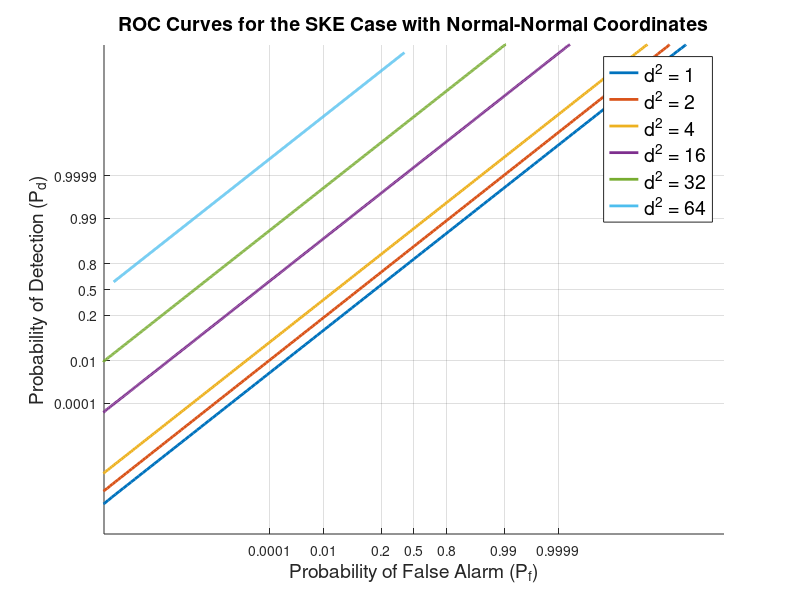
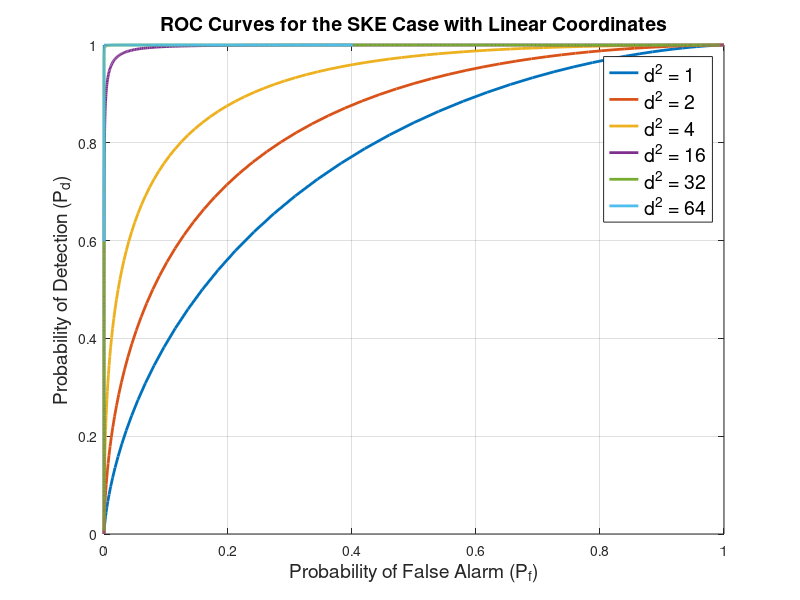
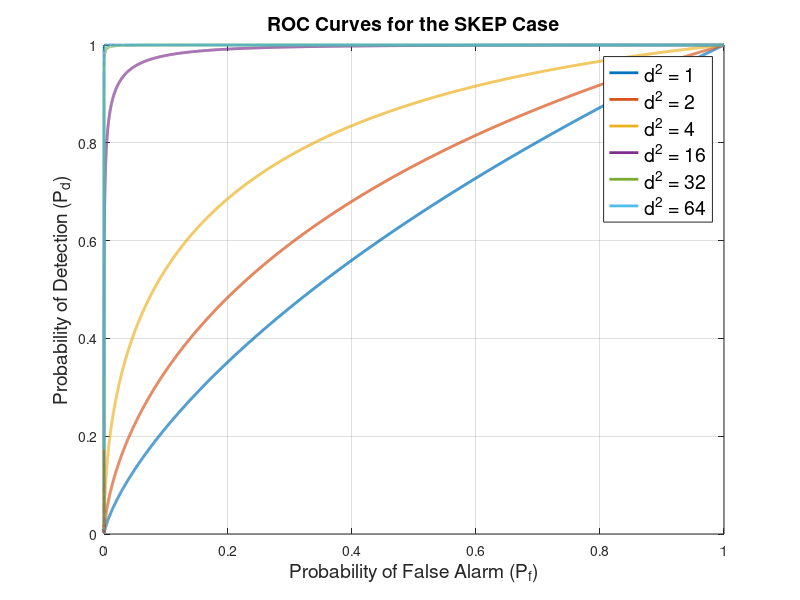
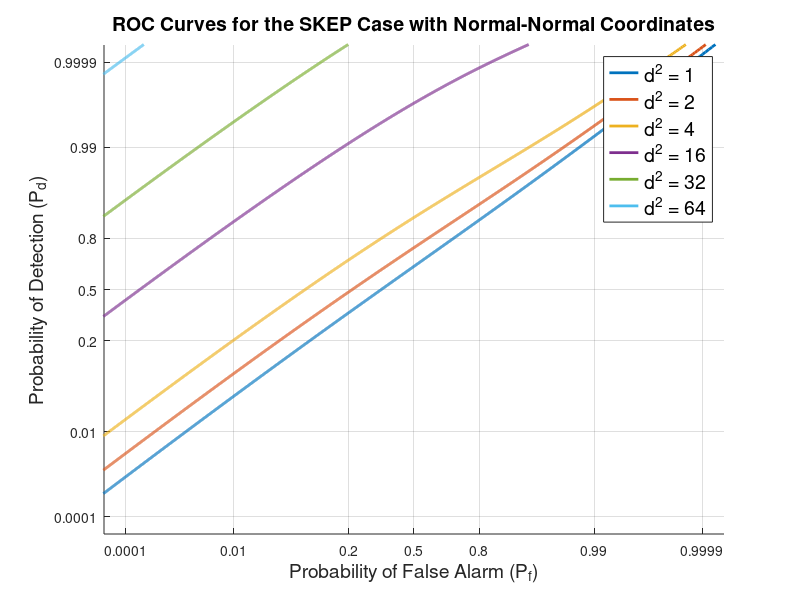

Write MATLAB code to recreate these figures, in order.
% (1b)
% close all
clc, clear

figure()
grid on, hold on

D = [1 2 4 16 32 64];                             % list of parameters 
W = [-30:0.1:30];
P_d_SKE = zeros(length(W),length(D));       % prob of detection
P_f_SKE = zeros(length(W),length(D));       % prob of false alarm
x_SKE = zeros(length(W),length(D));
y_SKE = zeros(length(W),length(D));
for index = 1:length(D)
    d = D(index);                           % d = E_s/var(n)^2    
    % Calculuate P_d and P_f
    for i = 1:1:length(W)
        P_f_SKE(i,index) = 1-normcdf(W(i),-d/2,sqrt(d));
        P_d_SKE(i,index) = 1-normcdf(W(i),d/2,sqrt(d));
    end
    
    x_SKE(:,index) = norminv(P_f_SKE(:,index),0,1);
    y_SKE(:,index) = norminv(P_d_SKE(:,index),0,1);
    
    plot(x_SKE(:,index),y_SKE(:,index),'LineWidth',2)
    hold on
end

Pd = [0.0001 0.01 0.2 0.5 0.8 0.99 0.9999];
Pf = [0.0001 0.01 0.2 0.5 0.8 0.99 0.9999];
x = norminv(Pf,0,1);
y = norminv(Pd,0,1);
set(gca,'XTick',x)
set(gca,'XTickLabel',Pf)
set(gca,'YTick',y)
set(gca,'YTickLabel',Pd)
axis([-8 8 -8 8])
title('ROC Curves for the SKE Case with Normal-Normal Coordinates','FontSize',14)
xlabel('Probability of False Alarm (P_f)','FontSize',14)
ylabel('Probability of Detection (P_d)','FontSize',14)
legend({"d^2 = 1","d^2 = 2","d^2 = 4","d^2 = 16","d^2 = 32","d^2 = 64"},'FontSize',14)

% linear coordinate of SKE
figure()
for index = 1:length(D)
    plot(P_f_SKE(:,index),P_d_SKE(:,index),'LineWidth',2)
    hold on
end
grid on
title('ROC Curves for the SKE Case with Linear Coordinates','FontSize',14)
xlabel('Probability of False Alarm (P_f)','FontSize',14)
ylabel('Probability of Detection (P_d)','FontSize',14)
legend({"d^2 = 1","d^2 = 2","d^2 = 4","d^2 = 16","d^2 = 32","d^2 = 64"},'FontSize',14)

% (2a)
% linear coordinates for SKEP
figure()
W = [0:0.001:9];
P_d_SKEP = zeros(length(W),length(D));      % prob of detection
P_f_SKEP = zeros(length(W),length(D));      % prob of false alarm
x_SKEP = zeros(length(W),length(D));
y_SKEP = zeros(length(W),length(D));
for index = 1:length(D)
    d2 = D(index);                          % d2 = E_s/var(n)^2
    % Calculuate P_d and P_f
    for i = 1:1:length(W)
        P_f_SKEP(i,index) = exp(-W(i).^2./2);
        P_d_SKEP(i,index) = marcumq(sqrt(d2),sqrt(-2*log(P_f_SKEP(i,index))));
    end
    
    plot(P_f_SKEP(:,index), P_d_SKEP(:,index),'LineWidth',2)
    hold on
end
grid on
title('ROC Curves for the SKEP Case','FontSize',14)
legend({"d^2 = 1","d^2 = 2","d^2 = 4","d^2 = 16","d^2 = 32","d^2 = 64"},'FontSize',14)
xlabel('Probability of False Alarm (P_f)','FontSize',14)
ylabel('Probability of Detection (P_d)','FontSize',14)

% normal-normal coordinates for SKEP
figure()
grid on, hold on
for index = 1:length(D)
    x_SKEP(:,index) = norminv(P_f_SKEP(:,index),0,1);
    y_SKEP(:,index) = norminv(P_d_SKEP(:,index),0,1);
    plot(x_SKEP(:,index),y_SKEP(:,index),'LineWidth',2)
    hold on
end
Pd = [0.0001 0.01 0.2 0.5 0.8 0.99 0.9999];
Pf = [0.0001 0.01 0.2 0.5 0.8 0.99 0.9999];
x = norminv(Pf,0,1);
y = norminv(Pd,0,1);
set(gca,'XTick',x)
set(gca,'XTickLabel',Pf)
set(gca,'YTick',y)
set(gca,'YTickLabel',Pd)
axis([-4 4 -4 4])
title('ROC Curves for the SKEP Case with Normal-Normal Coordinates','FontSize',14)
xlabel('Probability of False Alarm (P_f)','FontSize',14)
ylabel('Probability of Detection (P_d)','FontSize',14)
legend({"d^2 = 1","d^2 = 2","d^2 = 4","d^2 = 16","d^2 = 32","d^2 = 64"},'FontSize',14)
%%
% Compare
for index = 1:length(D)
    figure()
    subplot(1,2,1); 
    plot(P_f_SKE(:,index),P_d_SKE(:,index),'b',P_f_SKEP(:,index),P_d_SKEP(:,index),'r','LineWidth',2)
    grid on
    title(['Linear with d^2 = ',num2str(D(index))],'FontSize',14)
    xlabel('P_F','FontSize',14)
    ylabel('P_D','FontSize',14)
    legend({'SKE','SKEP'},'FontSize',14)
    
    subplot(1,2,2);
    plot(x_SKE(:,index),y_SKE(:,index),'b',x_SKEP(:,index),y_SKEP(:,index),'r','LineWidth',2)
    grid on
    title(['Normal with d^2 = ',num2str(D(index))],'FontSize',14)
    xlabel('P_F','FontSize',14)
    ylabel('P_D','FontSize',14)
    legend({'SKE','SKEP'},'FontSize',14)
    set(gca,'XTick',x)
    set(gca,'XTickLabel',Pf)
    set(gca,'YTick',y)
    set(gca,'YTickLabel',Pd)
    axis([-4 4 -4 4])
end



